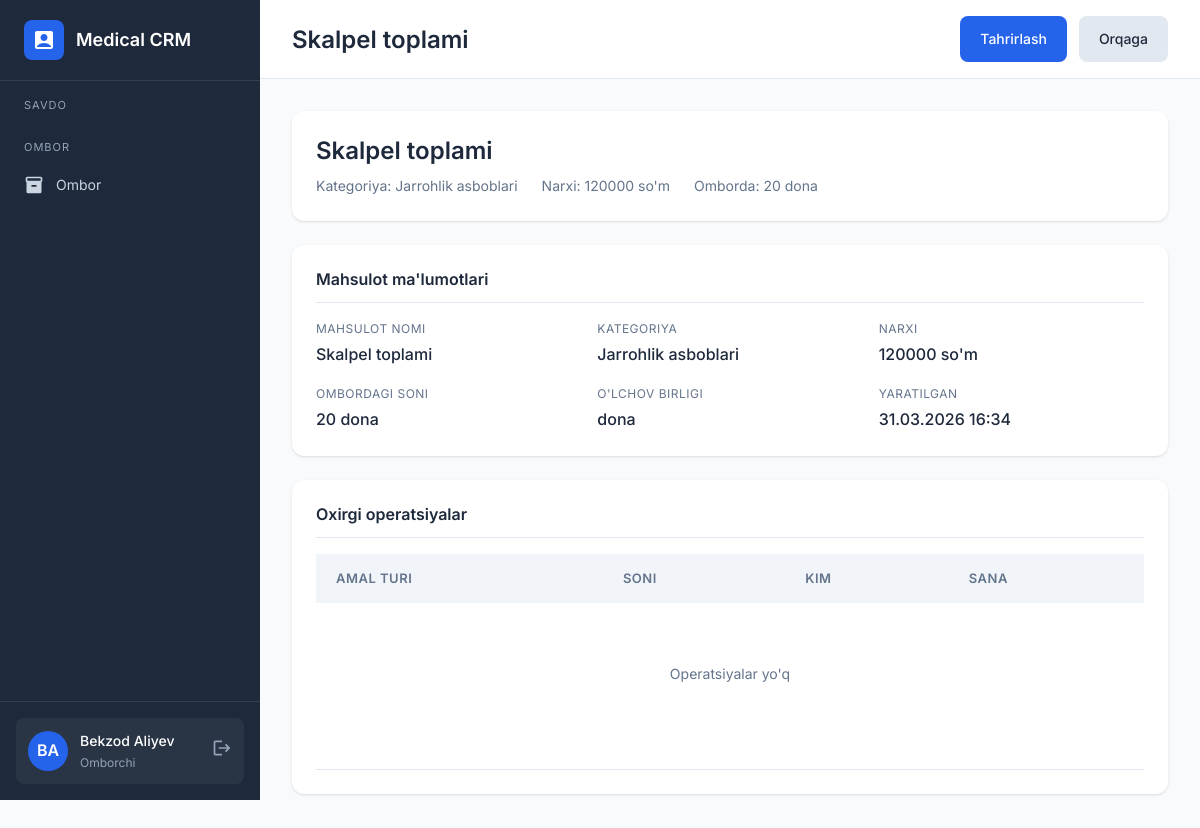
The app's page /products/4/ (signed in), older data.
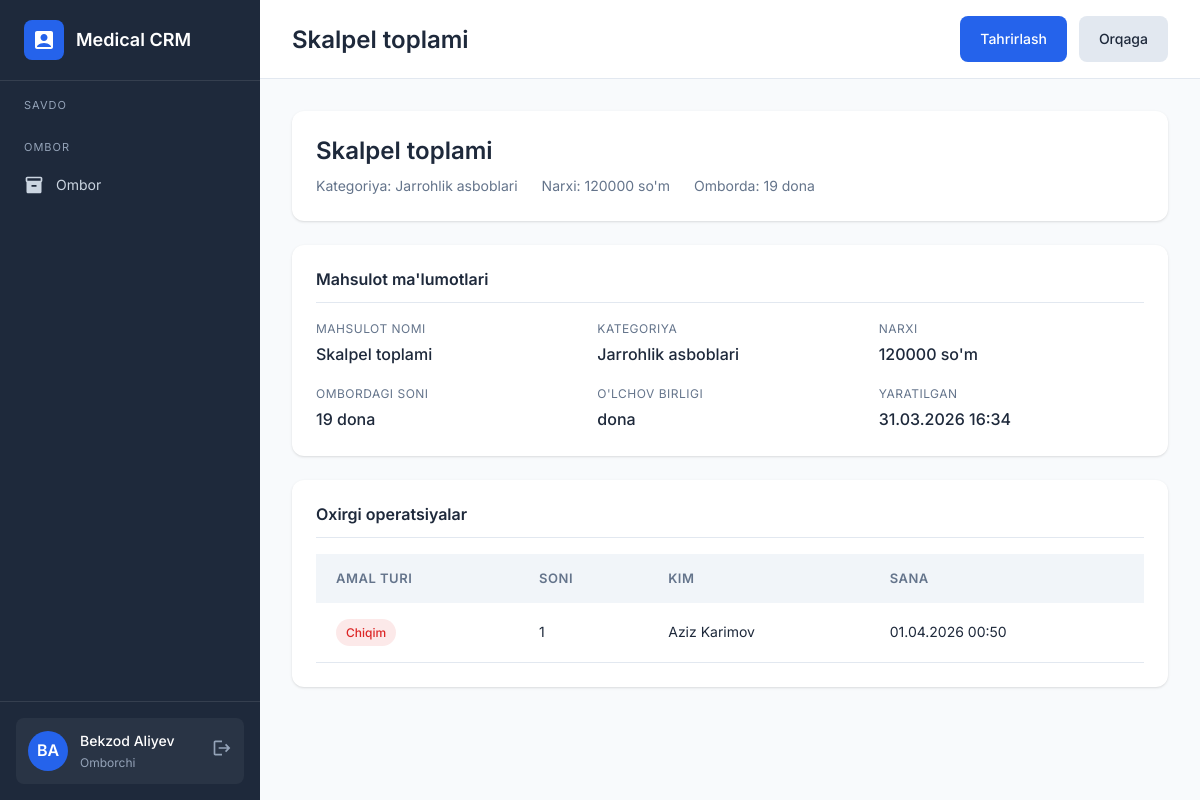
The same page, newer data.
### backend/main/models.py (models this page shows, shortened)
class Product(models.Model):
    name = models.CharField(max_length=300, verbose_name='Mahsulot nomi')
    category = models.ForeignKey(Category, on_delete=models.CASCADE, related_name='products', verbose_name='Kategoriya')
    description = models.TextField(blank=True, verbose_name='Tavsif')
    price = models.DecimalField(max_digits=12, decimal_places=2, verbose_name='Narxi (soʻm)')
    stock = models.PositiveIntegerField(default=0, verbose_name='Ombordagi soni')
    unit = models.CharField(max_length=50, default='dona', verbose_name='Oʻlchov birligi')
    image = models.ImageField(upload_to='products/', blank=True, null=True, verbose_name='Rasm')
    created_at = models.DateTimeField(auto_now_add=True)
    updated_at = models.DateTimeField(auto_now=True)
    class Meta:
        verbose_name = 'Mahsulot'
        verbose_name_plural = 'Mahsulotlar'

class Category(models.Model):
    name = models.CharField(max_length=200, verbose_name='Kategoriya nomi')
    description = models.TextField(blank=True, verbose_name='Tavsif')
    created_at = models.DateTimeField(auto_now_add=True)
    class Meta:
        verbose_name = 'Kategoriya'
        verbose_name_plural = 'Kategoriyalar'

class WarehouseTransaction(models.Model):
    TYPE_CHOICES = [
        ('in', 'Kirim'),
        ('out', 'Chiqim'),
    ]
    product = models.ForeignKey(Product, on_delete=models.CASCADE, related_name='transactions', verbose_name='Mahsulot')
    transaction_type = models.CharField(max_length=10, choices=TYPE_CHOICES, verbose_name='Amal turi')
    quantity = models.PositiveIntegerField(verbose_name='Soni')
    notes = models.TextField(blank=True, verbose_name='Izoh')
    created_by = models.ForeignKey(User, on_delete=models.CASCADE, verbose_name='Kim tomonidan')
    created_at = models.DateTimeField(auto_now_add=True)
    class Meta:
        verbose_name = 'Ombor operatsiyasi'
        verbose_name_plural = 'Ombor operatsiyalari'

class User(AbstractUser):
    ROLE_CHOICES = [
        ('director', 'Direktor'),
        ('seller', 'Sotuvchi'),
        ('warehouse', 'Omborchi'),
        ('supplier', 'Yetkazib beruvchi'),
        ('courier', 'Kuryer'),
    ]
    role = models.CharField(max_length=20, choices=ROLE_CHOICES, default='seller')
    phone = models.CharField(max_length=20, blank=True)
    class Meta:
        verbose_name = 'Foydalanuvchi'
        verbose_name_plural = 'Foydalanuvchilar'

### backend/main/views.py (the view)
# urls.py: path('products/<int:pk>/', views.product_detail, name='product_detail'),
@login_required
def product_detail(request, pk):
    if request.user.role in {'director', 'seller', 'supplier'}:
        messages.error(request, "Siz uchun mahsulotlar bo'limi yopilgan")
        return redirect('dashboard')
    product = get_object_or_404(Product.objects.select_related('category'), pk=pk)
    transactions = product.transactions.order_by('-created_at')[:10]
    return render(request, 'product_detail.html', {'product': product, 'transactions': transactions})

### frontend/templates/product_detail.html (shortened to what this page needs)
{% extends 'base.html' %}
{% block content %}
<div class="top-bar">
    <h1 class="page-title">{{ product.name }}</h1>
    <div class="page-actions">
        <a href="{% url 'product_edit' product.id %}" class="btn btn-primary">Tahrirlash</a>
        <a href="{% url 'products' %}" class="btn btn-secondary">Orqaga</a>
    </div>
</div>
<div class="page-content">
    <div class="detail-header">
        <h2 class="detail-title">{{ product.name }}</h2>
        <div class="detail-meta">
            <span>Kategoriya: {{ product.category.name }}</span>
            <span>Narxi: {{ product.price|floatformat:0 }} so'm</span>
            <span>Omborda: {{ product.stock }} {{ product.unit }}</span>
        </div>
    </div>
    <div class="detail-section">
        <h3 class="detail-section-title">Mahsulot ma'lumotlari</h3>
        <div class="info-grid">
            <div class="info-item">
                <span class="info-label">Mahsulot nomi</span>
                <span class="info-value">{{ product.name }}</span>
            </div>
            <div class="info-item">
                <span class="info-label">Kategoriya</span>
                <span class="info-value">{{ product.category.name }}</span>
            </div>
            <div class="info-item">
                <span class="info-label">Narxi</span>
                <span class="info-value">{{ product.price|floatformat:0 }} so'm</span>
            </div>
            <div class="info-item">
                <span class="info-label">Ombordagi soni</span>
                <span class="info-value">{{ product.stock }} {{ product.unit }}</span>
            </div>
            <div class="info-item">
                <span class="info-label">O'lchov birligi</span>
                <span class="info-value">{{ product.unit }}</span>
            </div>
            <div class="info-item">
                <span class="info-label">Yaratilgan</span>
                <span class="info-value">{{ product.created_at|date:"d.m.Y H:i" }}</span>
            </div>
        </div>
    </div>
    <div class="detail-section">
        <h3 class="detail-section-title">Oxirgi operatsiyalar</h3>
        <table>
            <thead>
                <tr>
                    <th>Amal turi</th>
                    <th>Soni</th>
                    <th>Kim</th>
                    <th>Sana</th>
                </tr>
            </thead>
            <tbody>
                {% for t in transactions %}
                <tr>
                    <td>
                        <span class="badge badge-{% if t.transaction_type == 'in' %}success{% else %}danger{% endif %}">
                            {{ t.get_transaction_type_display }}
                        </span>
                    </td>
                    <td>{{ t.quantity }}</td>
                    <td>{{ t.created_by.get_full_name }}</td>
                    <td>{{ t.created_at|date:"d.m.Y H:i" }}</td>
                </tr>
                {% empty %}
                <tr>
                    <td colspan="4" class="empty-state">
                        <p>Operatsiyalar yo'q</p>
                    </td>
                </tr>
                {% endfor %}
            </tbody>
        </table>
    </div>
</div>
{% endblock %}

Row changes from the older to the newer data that the page shows:
changed Product "Skalpel toplami": stock "20" → "19"
added WarehouseTransaction: transaction_type "Chiqim", quantity "1", created_by.get_full_name "Aziz Karimov", created_at "01.04.2026 00:50"
Text that changed along with them:
text no longer shown: "Operatsiyalar yo'q"
